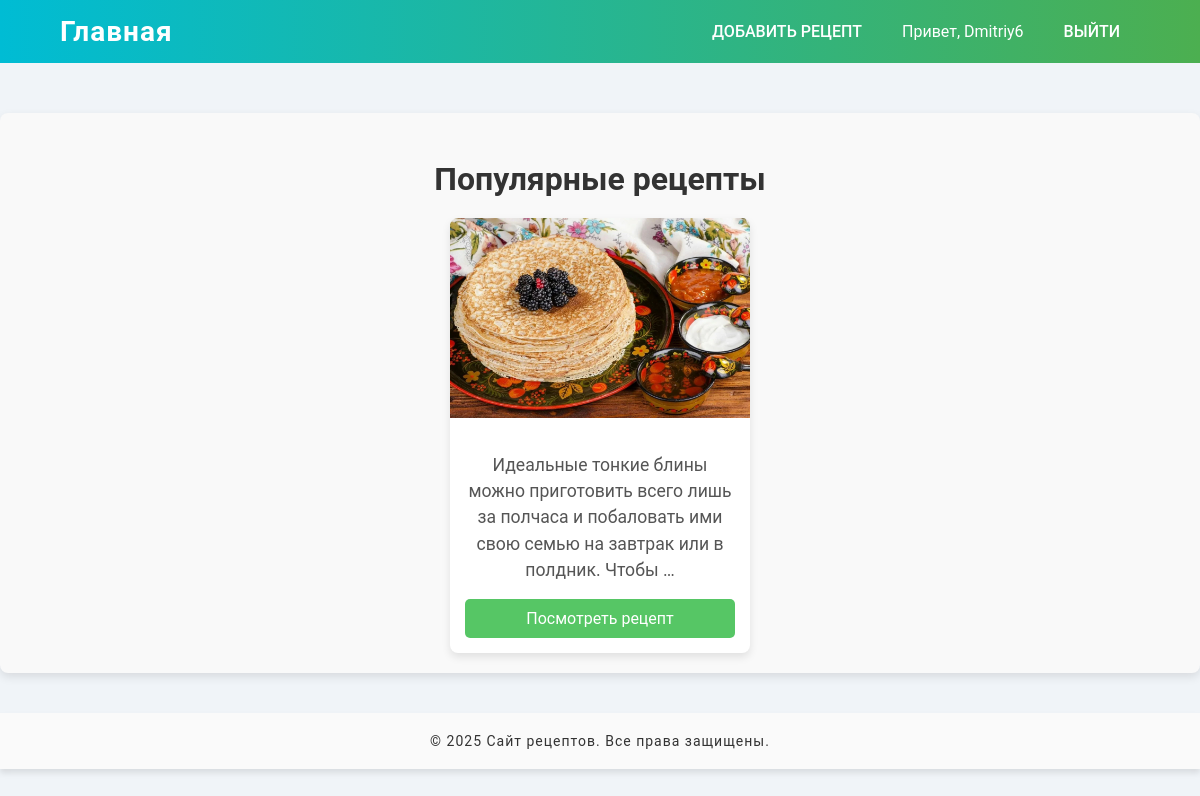
Screenshot of /recipes/ (signed in) with the database file from the repository.
### recipes/models.py (models this page shows, shortened)
class Recipe(models.Model):
    title = models.CharField(max_length=200)
    description = models.TextField()
    steps = models.TextField()
    cooking_time = models.IntegerField()
    image = models.ImageField(upload_to='recipes/', blank=True)
    author = models.ForeignKey(User, on_delete=models.CASCADE)
    ingredients = models.TextField()

### recipes/views.py (the view)
# urls.py: path('', views.index_view, name='index'),
def index_view(request):
    recipes = Recipe.objects.all().order_by('?')[:5]
    return render(request, 'index.html', {'recipes': recipes})

### recipes/templates/index.html (shortened to what this page needs)
{% extends 'base.html' %}
{% block additional_styles %}
    {% load static %}
    <link rel="stylesheet" href="{% static 'css/index.css' %}">
{% endblock %}
{% block content %}
    <div class="recipe-list">
        <h2>Популярные рецепты</h2>
        <div class="recipes">
            {% for recipe in recipes %}
                <div class="recipe-card">
                    <img src="{{ recipe.image.url }}" alt="{{ recipe.name }}">
                    <p>{{ recipe.description|truncatewords:20 }}</p>
                    <a href="{% url 'recipes:recipe_detail' recipe.id %}" class="view-recipe-btn">Посмотреть рецепт</a>
                </div>
            {% empty %}
                <p>На данный момент рецептов нет.</p>
            {% endfor %}
        </div>
    </div>
{% endblock %}

### recipes/templates/base.html (shortened to what this page needs)
<!DOCTYPE html>
<html lang="ru">
<head>
    {% load static %}
    <link rel="stylesheet" href="{% static 'css/base.css' %}">
    {% block additional_styles %}{% endblock %}
</head>
<body>
    <header>
        <div class="container">
            <nav>
                <div class="header-left">
                <h1><a href="{% url 'recipes:index' %}">Главная</a></h1>
                </div>
                <ul class="header-right">
                    <li><a href="{% url 'recipes:add_recipe' %}">Добавить рецепт</a></li>
                    {% if user.is_authenticated %}
                        <li>Привет, {{ user.username }}</li>
                        <li><a href="{% url 'users:logout' %}">Выйти</a></li>
                    {% else %}
                        <li><a href="{% url 'users:login' %}">Войти</a></li>
                        <li><a href="{% url 'users:register' %}">Регистрация</a></li>
                    {% endif %}
                </ul>
            </nav>
        </div>
    </header>
    <main>
        {% block content %}{% endblock %}
    </main>
    <footer>
        <div class="container">
            <p>&copy; 2025 Сайт рецептов. Все права защищены.</p>
        </div>
    </footer>
</body>
</html>

### recipes/static/css/base.css (style rules this page uses)
body { font-family: 'Roboto', sans-serif; margin: 0; padding: 0; background-color: #f0f4f8; color: #333; }
.container { width: 90%; max-width: 1200px; margin: 0 auto; }
header { background: linear-gradient(90deg, #00bcd4, #4caf50); color: white; padding: 15px 0; display: flex; justify-content: space-between; align-items: center; }
.header-left { flex: 1; }
header h1 { margin: 0; }
header h1 a { color: white; text-decoration: none; font-size: 28px; font-weight: 700; letter-spacing: 1px; }
nav { display: flex; justify-content: flex-end; }
nav ul { list-style: none; margin: 0; padding: 0; display: flex; align-items: center; }
nav ul li { margin: 0 20px; }
nav ul li a { color: white; text-decoration: none; font-size: 16px; font-weight: 500; text-transform: uppercase; transition: color 0.3s ease; }
footer { background-color: #fafafa; color: #333; padding: 20px 0; text-align: center; margin-top: 40px; box-shadow: 0 4px 6px rgba(0, 0, 0, 0.1); position: relative; bottom: 0; width: 100%; }
footer p { margin: 0; font-size: 14px; letter-spacing: 1px; }

### recipes/static/css/index.css (style rules this page uses)
.recipe-list { max-width: 1200px; margin: 0 auto; padding: 20px; background-color: #f9f9f9; border-radius: 8px; box-shadow: 0 4px 10px rgba(0, 0, 0, 0.1); margin-top: 50px; }
.recipe-list h2 { text-align: center; font-size: 2em; margin-bottom: 20px; color: #333; }
.recipes { display: flex; flex-wrap: wrap; gap: 20px; justify-content: center; }
.recipe-card { width: 300px; background-color: #fff; border-radius: 8px; box-shadow: 0 4px 8px rgba(0, 0, 0, 0.1); overflow: hidden; transition: transform 0.3s ease, box-shadow 0.3s ease; }
.recipe-card img { width: 100%; height: 200px; object-fit: cover; }
.recipe-card p { font-size: 0.9em; color: #777; margin: 0 15px 15px; line-height: 1.5; }
.view-recipe-btn { display: block; text-align: center; padding: 10px 15px; margin: 0 15px 15px; background-color: #56c665; color: #fff; font-size: 1em; text-decoration: none; border-radius: 5px; transition: background-color 0.3s ease, transform 0.2s ease; }
.recipes p { text-align: center; font-size: 1.1em; color: #555; margin-top: 30px; }

### rows the page displays
Recipe: image (picture), description "Идеальные тонкие блины можно приготовить всего лишь за полчаса и побаловать ими свою семью на завтрак или в полдник. Чтобы …"

### other values shown
{{ user.username }} "Dmitriy6"
